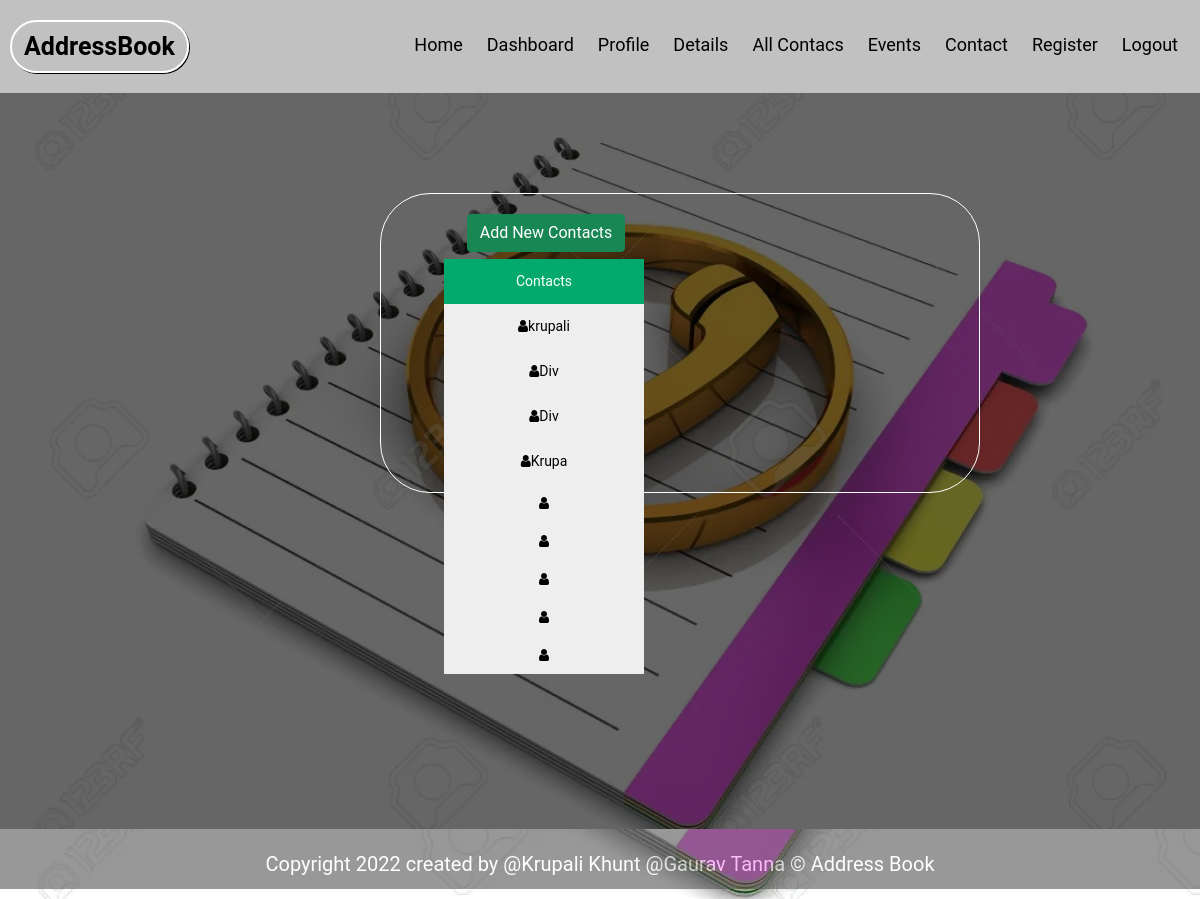
The page /contact.php on the database its author committed.
### tables this page shows
CREATE TABLE `details` (
  `id` int(50) NOT NULL,
  `fname` varchar(50) NOT NULL,
  `lname` varchar(50) NOT NULL,
  `email` varchar(50) NOT NULL,
  `mobile` int(10) NOT NULL,
  `gender` varchar(20) NOT NULL,
  `dob` date NOT NULL,
  `hadd` varchar(50) NOT NULL,
  `oadd` varchar(50) NOT NULL,
  `city` varchar(20) NOT NULL,
  `state` varchar(20) NOT NULL
);

### contact.php (the view, shortened to what this page needs)
<?php
include ("header1.php");
include("connection.php");
?>
<!doctype html>
<html lang="en">
<head>
      <link rel="stylesheet" type="text/css" href="css/style.css">
      <link rel="stylesheet" href="https://cdnjs.cloudflare.com/ajax/libs/font-awesome/4.7.0/css/font-awesome.min.css">
<link href="https://cdn.jsdelivr.net/npm/bootstrap@5.1.3/dist/css/bootstrap.min.css" rel="stylesheet">
<head>
<body style="background:url('images/addressbook backgroundimage.jpeg');">
<header>
       <div class="welcome-text" style="margin-top: 100px;">
<div style="width:  240px; height: 30px; border:solid #fff 0px; margin-left: 20px; margin-top: -20px;margin-bottom: 15px; border-radius: 10px; ">
<a href="dashboard.php"><button type="button" class="btn btn-success">Add New Contacts</button></a>
</div>
        <div style="width:  240px; height: 200px; border:solid #fff 0px; margin-left: 20px; margin-bottom: 00px; border-radius: 10px; ">
<div class="vertical-menu" style=" border-radius:10px !important;">
  <a href="#" class="active">Contacts</a>
  <?php
$select="select * from details";
$query=mysqli_query($connection,$select);
while($row=mysqli_fetch_array($query))
{
  ?>
  <a href="detailsprofile.php?id=<?php echo $row['id'];?>" ><i class="fa fa-user" aria-hidden="true"></i><?php echo $row['fname'];?></a>
  <?php
}
                                    ?>
</div>
        </div>
        </div>
    </header>
         <footer class="ftr">
        <center>
        <p style="padding: 20px">Copyright 2022
        created by <span>@Krupali Khunt
                         @Gaurav Tanna</span> &copy; Address Book</p>
    </center>
    </footer>
</body>
</html>

### css/style.css (style rules this page uses)
body { background: linear-gradient(rgba( 0,0,0,0.6),rgba(0,0,0,0.6 )),url("images/addressbook backgroundimage.jpeg"); }
* { margin: 0; padding: 0; }
header { background: linear-gradient(rgba( 0,0,0,0.6),rgba(0,0,0,0.6 )),url("addressbook backgroundimage.jpeg"); height: 92vh; background-size:cover; background-size:cover; background-position: center; position: relative; }
.welcome-text { border-radius: 50px; position: absolute; width: 600px; height: 300px; margin: 20% 30%; text-align: center; }
.welcome-text { border: 1px solid #fff; padding: 40px 25px; text-decoration: none; font-size: 14px; margin-top: 200px; margin-bottom: 150px; margin-left: 380px; display: inline-block; color: white; }
.welcome-text a { text-decoration: none; color: #black; }
.ftr { background-color: #545454; height: 60px; width: 100%; opacity: 0.6; }
.ftr p { font-size: 20px; color: white; }
* { font-family: Roboto; }

### contact.php (style rules this page uses)
.vertical-menu { width: 200px; margin-left: 18px; }
.vertical-menu a { background-color: #eee; color: black; display: block; padding: 12px; text-decoration: none; }
.vertical-menu a.active { background-color: #04AA6D; color: white; }

### rows shown on the page
details: fname "krupali"
details: fname "Div"
details: fname "Div"
details: fname "Krupa"
